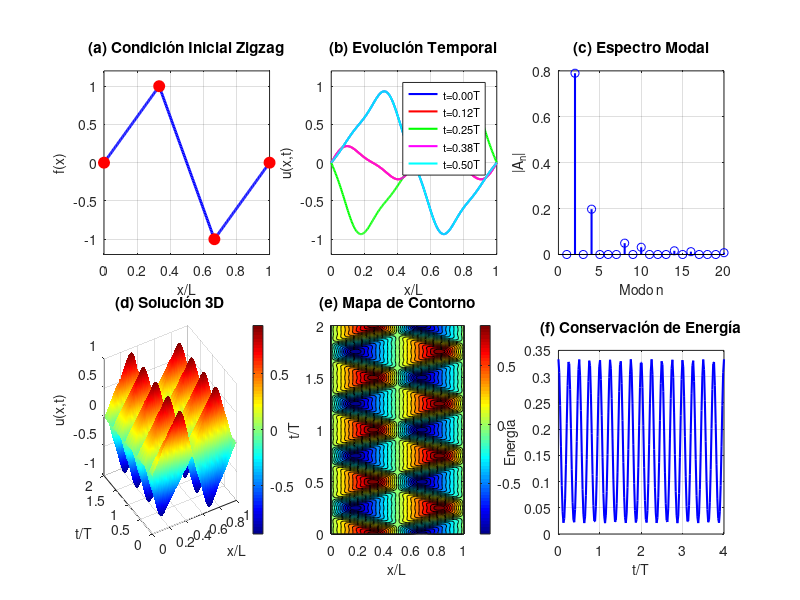

MATLAB code for this plot: (Note: this script raises an error after producing the figure.)
% =========================================================================
% EJERCICIO 2: ECUACIÓN DE ONDA - CUERDA VIBRANTE
% Visualización de la vibración de una cuerda con perfil zigzag
% =========================================================================

clear all; close all; clc;

% Parámetros del problema
L = 1;               % Longitud de la cuerda (normalizada)
h = 1;               % Altura del zigzag
c = 1;               % Velocidad de propagación (normalizada)
N_terms = 10;        % Número de términos en la serie

% Función para el desplazamiento inicial f(x)
function f = f_inicial(x, L, h)
    f = zeros(size(x));
    for i = 1:length(x)
        if x(i) <= L/3
            f(i) = (3*h/L) * x(i);
        elseif x(i) <= 2*L/3
            f(i) = h - (6*h/L) * (x(i) - L/3);
        else
            f(i) = -h + (3*h/L) * (x(i) - 2*L/3);
        end
    end
end

% Función para calcular coeficientes A_n
function A = calcular_A_n(n, L, h)
    A = (18*h/(n^2*pi^2)) * (sin(n*pi/3) - sin(2*n*pi/3));
end

% Función para calcular u(x,t)
function u = calcular_u_onda(x, t, L, c, N_terms, h)
    u = zeros(size(x));
    for n = 1:N_terms
        A_n = calcular_A_n(n, L, h);
        if abs(A_n) > 1e-10  % Solo términos significativos
            u = u + A_n * cos(n*pi*c*t/L) .* sin(n*pi*x/L);
        end
    end
end

%% FIGURA ÚNICA: Panel con todas las visualizaciones
figure('Position', [100, 100, 1600, 1000]);
% Preparar datos
x = linspace(0, L, 300);
f = f_inicial(x, L, h);
T_periodo = 2*L/c;
t_vals = [0, T_periodo/8, T_periodo/4, 3*T_periodo/8, T_periodo/2];

x_grid = linspace(0, L, 100);
t_grid = linspace(0, 2*T_periodo, 150);
[X, T] = meshgrid(x_grid, t_grid);
U = zeros(size(X));

for i = 1:size(X, 1)
    for j = 1:size(X, 2)
        U(i,j) = calcular_u_onda(X(i,j), T(i,j), L, c, N_terms, h);
    end
end

% Subplot 1: Perfil inicial
subplot(2, 3, 1);
plot(x, f, 'b-', 'LineWidth', 2);
hold on;
plot([0, L/3, 2*L/3, L], [0, h, -h, 0], 'ro', 'MarkerSize', 8, 'MarkerFaceColor', 'r');
grid on;
xlabel('x/L', 'FontSize', 10);
ylabel('f(x)', 'FontSize', 10);
title('(a) Condición Inicial Zigzag', 'FontSize', 11, 'FontWeight', 'bold');
ylim([-1.2*h, 1.2*h]);

% Subplot 2: Snapshots temporales
subplot(2, 3, 2);
colores = {'b', 'r', 'g', 'm', 'c'};
for i = 1:length(t_vals)
    t = t_vals(i);
    u_t = calcular_u_onda(x, t, L, c, N_terms, h);
    plot(x, u_t, colores{i}, 'LineWidth', 1.5, 'DisplayName', sprintf('t=%.2fT', t/T_periodo));
    hold on;
end
grid on;
xlabel('x/L', 'FontSize', 10);
ylabel('u(x,t)', 'FontSize', 10);
title('(b) Evolución Temporal', 'FontSize', 11, 'FontWeight', 'bold');
legend('Location', 'northeast', 'FontSize', 8);
ylim([-1.2*h, 1.2*h]);

% Subplot 3: Espectro de frecuencias
subplot(2, 3, 3);
n_vals = 1:20;
A_vals = zeros(size(n_vals));
for i = 1:length(n_vals)
    A_vals(i) = calcular_A_n(n_vals(i), L, h);
end
stem(n_vals, abs(A_vals), 'b', 'LineWidth', 1.5, 'MarkerSize', 6);
grid on;
xlabel('Modo n', 'FontSize', 10);
ylabel('|A_n|', 'FontSize', 10);
title('(c) Espectro Modal', 'FontSize', 11, 'FontWeight', 'bold');

% Subplot 4: Superficie 3D
subplot(2, 3, 4);
surf(X, T/T_periodo, U, 'EdgeColor', 'none');
colormap('jet');
colorbar;
xlabel('x/L', 'FontSize', 10);
ylabel('t/T', 'FontSize', 10);
zlabel('u(x,t)', 'FontSize', 10);
title('(d) Solución 3D', 'FontSize', 11, 'FontWeight', 'bold');
view([-30, 30]);
shading interp;

% Subplot 5: Vista superior
subplot(2, 3, 5);
contourf(X, T/T_periodo, U, 20);
colormap('jet');
colorbar;
xlabel('x/L', 'FontSize', 10);
ylabel('t/T', 'FontSize', 10);
title('(e) Mapa de Contorno', 'FontSize', 11, 'FontWeight', 'bold');

% Subplot 6: Energía
subplot(2, 3, 6);
t_energia = linspace(0, 4*T_periodo, 200);
energia = zeros(size(t_energia));
for i = 1:length(t_energia)
    u_vals = calcular_u_onda(x, t_energia(i), L, c, N_terms, h);
    energia(i) = trapz(x, u_vals.^2);
end
plot(t_energia/T_periodo, energia, 'b-', 'LineWidth', 1.5);
grid on;
xlabel('t/T', 'FontSize', 10);
ylabel('Energía', 'FontSize', 10);
title('(f) Conservación de Energía', 'FontSize', 11, 'FontWeight', 'bold');

% Título general
sgtitle('Ejercicio 2: Ecuación de Onda - Cuerda Vibrante', 'FontSize', 14, 'FontWeight', 'bold');

% Guardar figura
saveas(gcf, 'ejercicio2_onda.png');

fprintf('✓ Figura del Ejercicio 2 generada exitosamente.\n');
fprintf('  - ejercicio2_onda.png\n');
